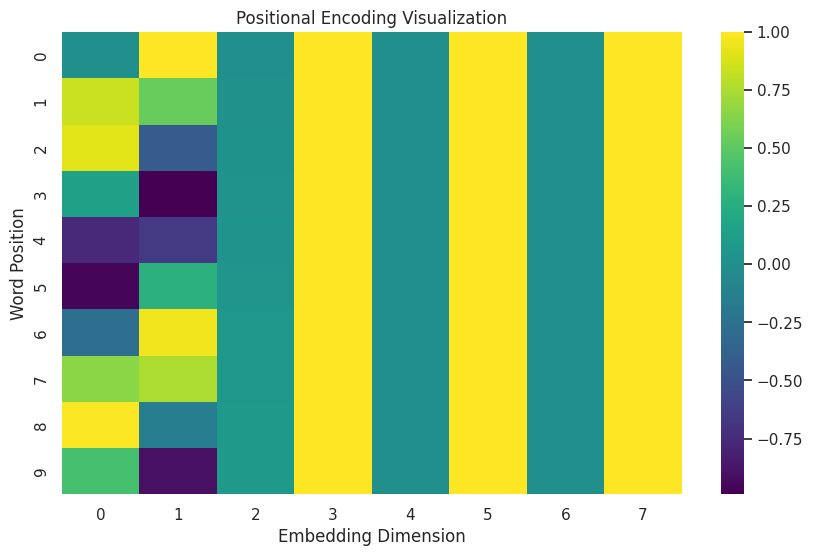

Source code (Python):
import numpy as np
import matplotlib.pyplot as plt
import seaborn as sns

# Positional Encoding Function
def positional_encoding(max_len, d_model):
    pos_enc = np.zeros((max_len, d_model))
    for pos in range(max_len):
        for i in range(0, d_model, 2):
            pos_enc[pos, i] = np.sin(pos / (10000 ** (2 * i / d_model)))
            if i + 1 < d_model:
                pos_enc[pos, i + 1] = np.cos(pos / (10000 ** (2 * i / d_model)))
    return pos_enc

# Parameters
max_len = 10  # Sentence length
d_model = 8   # Embedding dimension

# Calculate Positional Encoding
pos_enc = positional_encoding(max_len, d_model)

# Visualization
plt.figure(figsize=(10, 6))
sns.heatmap(pos_enc, cmap="viridis", annot=False)
plt.title("Positional Encoding Visualization")
plt.xlabel("Embedding Dimension")
plt.ylabel("Word Position")
plt.show()
